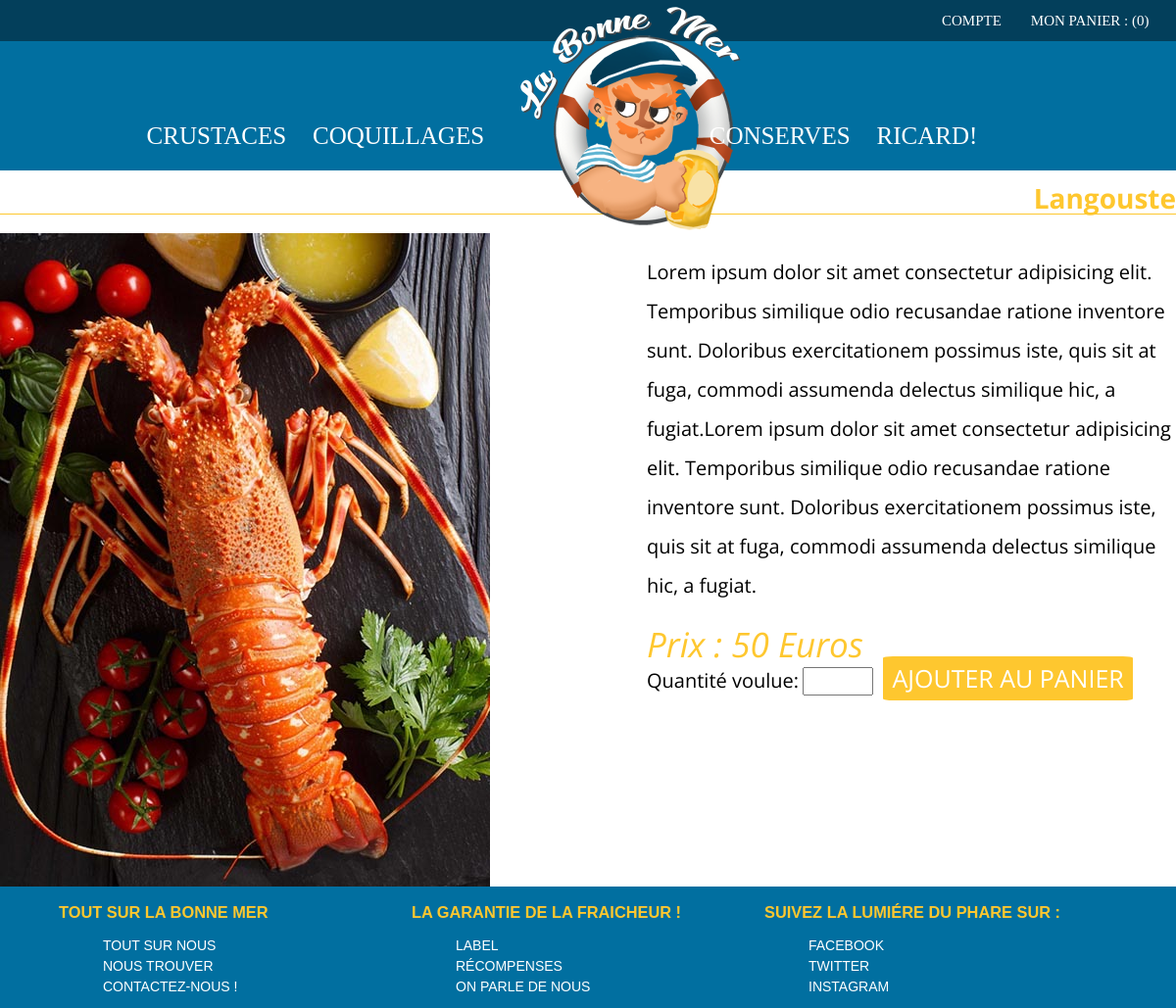
Page /index.php?controller=product&task=find&category=1&id=9 on the committed database.
### tables this page shows
CREATE TABLE IF NOT EXISTS `product` (
  `prod_id` int(10) UNSIGNED NOT NULL AUTO_INCREMENT,
  `prod_name` varchar(255) DEFAULT NULL,
  `prod_origin` varchar(100) NOT NULL,
  `prod_synopsis` text NOT NULL,
  `prod_description` text,
  `prod_price` double UNSIGNED DEFAULT NULL,
  `prod_picture` varchar(255) DEFAULT NULL,
  `prod_category` varchar(100) NOT NULL,
  PRIMARY KEY (`prod_id`)
);

### libraries/Renderer.php (called while the page is built, shortened)
<?php
class Renderer {
   public static function render(string $path, array $variables = []) {
        extract($variables);
        require('templates/' .$path . '.html.php');
        require_once('templates/layout.html.php');
    }
}

### libraries/controllers/Product.php (called while the page is built, shortened)
<?php
require_once('libraries/autoload.php');
class Product extends Controller {
    public function find(){
        $product = $this->model->findOne($_GET['id']);
        \Renderer::render('product', compact('pageTitle', 'product'));
    }
}

### libraries/Application.php (called while the page is built, shortened)
<?php
class Application {
    public static function process()
    {
        $task = "index";
        if(!empty($_GET['task'])) {
            $task = $_GET['task'];
        }
        $controller = new $controllerName();
        $controller->$task();
    }
}

### index.php (called while the page is built)
<?php
 require_once('libraries/autoload.php');
 \Application::process();

### libraries/controllers/Controller.php (called while the page is built, shortened)
<?php
abstract class Controller {
    public function __construct(){
        $this->model = new $this->modelName();
    }
}

### libraries/autoload.php (called while the page is built, shortened)
<?php
spl_autoload_register(function($className){
    $className = str_replace("\\", "/", $className);
});

### libraries/Database.php (called while the page is built)
<?php
class Database {
    private static $instance = null;
    public static function getPdo(): PDO
    {
        if(self::$instance === null)
        {
            self::$instance = new PDO('mysql:host=localhost;dbname=labonnemer;charset=utf8', 'root', '', [
                PDO::ATTR_ERRMODE => PDO::ERRMODE_EXCEPTION,
                PDO::ATTR_DEFAULT_FETCH_MODE => PDO::FETCH_ASSOC
            ]);
        }
        return self::$instance;
    }
}

### libraries/models/Model.php (called while the page is built, shortened)
<?php
abstract class Model
{
    public function __construct()
    {
        $this->pdo = \Database::getPdo();
    }
}

### libraries/models/Product.php (called while the page is built, shortened)
<?php
require_once('libraries/models/model.php');
class Product extends Model {
    public function findOne(int $product) {
        $query = $this->pdo->prepare("SELECT * FROM product WHERE prod_id = :prod_id");
        $query->execute(['prod_id' => $product]);
        $product = $query->fetch();
        return $product;
    }
}

### templates/product.html.php (the view, shortened to what this page needs)
<article class="product">
    <h1><?= $product['prod_name']  ?> </h1>
    <img src="public/img/product/<?=  $product['prod_picture'] ?>" alt="Image du produit">
    <section>
        <p><?= $product['prod_description'] ?> </p>
        <em>Prix : <?=  $product['prod_price'] ?> Euros </em>
            <label>Quantité voulue:</label>
                <input type="number" id="quantity" name="quantity" min="1" max="10">
        <a href="<?=  $product['prod_id'] ?>">Ajouter au panier</a>
    </section>
</article>

### public/css/style.css (style rules this page uses)
* { box-sizing: border-box; outline: none; }
html { font-size: 62.5% }
body { background-color: #f5f5f5; color:black; font-size: 1.6rem; }
img { max-width: 100%; }
a { color: white; text-decoration: none; }
.container, h1 { margin-top: 0; font-family: 'Open Sans', sans-serif; }
article h1:first-child { padding-top: 1%; }
.home h2 , .product h1 { font-size: 2.8rem; color: #fec72f; width: 100%; }
.home h2:after, .home h1:after , .product h1 { content: ""; display: block; border-bottom : 1px solid #fec72f; }
.products a , .product a { background-color: #fec72f; text-transform: uppercase; width: 15%; margin: 1%; padding: 1%; font-size: 2.5rem; border-radius: 4%; }
.product { display: flex; flex-wrap: wrap; display: flex; justify-content: space-between; }
.product h1 { text-align: right; }
.product section { width: 45%; }
.product p { font-size: 2rem; line-height: 2; }
.product a { padding: 1% 1.8% 1% 1.8%; }
.product label { font-size: 2rem; }
.product input { font-size: 2rem; }
.product em { display: block; font-size: 3.5rem; color: #fec72f; }

### rows in the picture
product: prod_name "Langouste", prod_picture (picture), prod_description "Lorem ipsum dolor sit amet consectetur adipisicing elit. Temporibus similique odio recusandae ratione inventore sunt. Doloribus exercitationem possimus iste, quis sit at fuga, commodi assumenda delectus similique hic, a fugiat.Lorem ipsum dolor sit amet consectetur adipisicing elit. Temporibus similique odio recusandae ratione inventore sunt. Doloribus exercitationem possimus iste, quis sit at fuga, commodi assumenda delectus similique hic, a fugiat.", prod_price "50"
